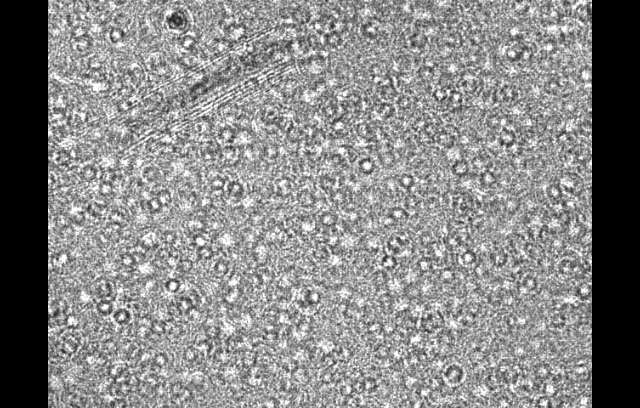
#> input picture Partners Healthcare/D3GUI/data/img/samples/123456_2018.04.25_21.51.48.png, 640 x 408 px; its folder holds only this picture in this run
$ python -i recon.py   (imports and definitions only)   (older library calls are emulated)
#> lines starting #> are read from the running program, lines starting #| are printed output that depends on the picture
import numpy as np
import scipy
import scipy.misc
import scipy.ndimage
import scipy.io
import scipy.interpolate
import skimage
import cv2
import os.path
import skimage.morphology
import time
from scipy.ndimage.filters import uniform_filter


class Reconstruction(object):
    def __init__(self):
        #What does this call to super do, and why is it necessary?
        #super(object).__init__()
        # lambda is the wavelength in meters (i.e. 405nm = UV light)
        self.lmbda = 470e-9
        self.UpsampleFactor = 2
        self.delta2 = 2.2e-6
        self.Dz = 5e-4
        self.Threshold_objsupp = 0.09
        self.NumIteration = 30
        self.std_filter_size = 9
        self.dilation_size = 3
        self.debug = False
        self.min_small_obj_size = 200

    def upsampling(self, data, dx1):
        dx2 = dx1 / (2 ** self.UpsampleFactor)
        x_size = ((2 ** self.UpsampleFactor) * data.shape[0]) - (2 ** (self.UpsampleFactor) - 1)
        y_size = ((2 ** self.UpsampleFactor) * data.shape[1]) - (2 ** (self.UpsampleFactor) - 1)
        data = data.astype("float32")
        upsampled = scipy.ndimage.zoom(data, [x_size / data.shape[0], y_size / data.shape[1]], order=3)
        self.debug_save_mat(upsampled, 'upsampledPy')
        return upsampled, dx2

    def ft2(self, g, delta):
        return np.fft.fftshift(np.fft.fft2((np.fft.fftshift(g)))) * delta ** 2

    def ift2(self, G, dfx, dfy):
        Nx, Ny = np.shape(G)
        return np.fft.ifftshift(np.fft.ifft2(np.fft.ifftshift(G))) * Nx * Ny * dfx * dfy

    # [11 lines left out: function debug_save_mat, not called in this run]

    def compute(self, data):
        d2 = self.delta2
        ft2 = self.ft2
        ift2 = self.ift2
        mul = np.multiply
        k = 2 * np.pi / self.lmbda
        subNormAmp = np.sqrt(data)
        # delta_prev = d2

        if self.UpsampleFactor > 0:
            subNormAmp, d2 = self.upsampling(subNormAmp, self.delta2)

        self.debug_save_mat(subNormAmp, 'subNormAmpPy')

        Nx, Ny = np.shape(subNormAmp)
        delta1 = d2

        dfx = 1 / (Nx * d2)
        dfy = 1 / (Ny * d2)

        fx, fy = np.meshgrid(np.arange(-Ny / 2, Ny / 2, 1) * dfy,
                             np.arange(-Nx / 2, Nx / 2, 1) * dfx)
        #print(1 - self.lmbda ** 2 * fx ** 2 - self.lmbda ** 2 * fy ** 2)
        Gbp = np.exp((1j * k * self.Dz) * np.sqrt(1 - self.lmbda ** 2 * fx ** 2 - self.lmbda ** 2 * fy ** 2))
        Gfp = np.exp((-1j * k * self.Dz) * np.sqrt(1 - self.lmbda ** 2 * fx ** 2 - self.lmbda ** 2 * fy ** 2))

        self.debug_save_mat(Gbp, 'GbpPy')
        Input = subNormAmp

        F2 = ft2(Input, d2)
        Recon1 = ift2(mul(F2, Gbp), dfx, dfy)

        # np.abs(np.real(Recon1))
        support = self.window_stdev(mul(np.abs(Recon1), np.cos(np.angle(Recon1))), self.std_filter_size / 2)
        self.debug_save_mat(support, 'supportStdPy' + str(self.std_filter_size))

        support = np.where(support > self.Threshold_objsupp, 1, 0)
        self.debug_save_mat(support, 'supportThresholdPy')

        support = scipy.ndimage.binary_dilation(support, structure=skimage.morphology.disk(self.dilation_size))
        self.debug_save_mat(support, 'supportDilatePy')

        # bFill = time.time()

        # corresponds to imfill(support,'holes');
        support = scipy.ndimage.binary_fill_holes(support)
        self.debug_save_mat(support, 'supportFillHoles')
        # bRemove = time.time()

        # corresponds to imfill bwareaopen(support,300)
        skimage.morphology.remove_small_objects(support, min_size=self.min_small_obj_size, connectivity=2,
                                                in_place=True)
        self.debug_save_mat(support, 'supportRemoveSmallObj')
        """supportVis = support.astype('float32')
        supportVis*=255
        supportVis = supportVis.astype('uint8')
        cv2.imshow("support",supportVis)
        cv2.waitKey(0)
        cv2.destroyAllWindows()
        cv2.imwrite("object_support.png",supportVis)"""

        # after = time.time()
        # print("Fill Time:  {:.2f}s -- Remove Small Objects Time:  {:.2f}s".format(after - bFill, after - bRemove))
        for k in range(self.NumIteration):
            #t1 = time.time()
            Constraint = np.where(support == 1, np.abs(Recon1), 1)
            Constraint = np.where(np.abs(Recon1) > 1, 1, Constraint)
            Recon1_update = mul(Constraint, np.exp(1j * np.angle(Recon1)))

            F1 = ft2(Recon1_update, delta1)

            Output = ift2(mul(F1, Gfp), dfx, dfy)

            Input = mul(subNormAmp, np.exp(1j * np.angle(Output)))

            F2 = ft2(Input, d2)

            Recon1 = ift2(mul(F2, Gbp), dfx, dfy)
            if k%10==0 and k<0:
                regionMag = np.abs(Recon1)
                regionMag *= 255. / np.max(regionMag)
                regionMag = regionMag.astype('uint8')
                cv2.imshow("Recon Image", regionMag)
                cv2.waitKey(0)
                cv2.destroyAllWindows()
            """print("Completing Iteration {0} of {1}  -  {2:.2f}%".format(k, self.NumIteration,
                                                                        100. * k / self.NumIteration),
                                                                         " -  Time: {:.2f}s".format(time.time() - t1))
            """
        F2 = ft2(Input, d2)
        ReconImage = ift2(mul(F2, Gbp), dfx, dfy)


        return ReconImage,support

    # [39 lines left out: functions process, window_stdev, hough_circle_transform, not called in this run]


# Usage


# change parameters if needed
# recon.lmbda = 625e-9
# recon.delta = 2.2e-6
#recon.debug = True
#t/1 = time.time()

#recon = Reconstruction()
"""dir = "../images"
for file in os.listdir(dir):
    if ".png" in file:
        fileName = ''.join([dir, "/",file])
        refName = ''.join([dir, '/',file])
        result, support = recon.process(fileName, refName)
        cv2.imshow("recon",np.abs(result))
        cv2.moveWindow("recon",300,200)
        cv2.waitKey(0)
        cv2.destroyAllWindows()
        print("Reconstruction runs in:", time.time() - t1, "seconds")
fileName = "../images/current samples/snapshot/image_snapshot.png"
refName = "../images/current samples/snapshot/ref_snapshot.png"
result = recon.process(fileName, refName)
cv2.imshow("recon",np.abs(result))
cv2.moveWindow("recon",300,200)
cv2.waitKey(0)
cv2.destroyAllWindows()
scipy.misc.imsave('output.png', np.abs(result))"""

>>> import cv2
>>> picture = cv2.imread('../../../../D3GUI/data/img/samples/123456_2018.04.25_21.51.48.png')
#> picture is the input picture: shape (408, 640, 3); min 0, max 255, mean 134.6
>>> result = Reconstruction().compute(picture)
#> in compute, `subNormAmp = np.sqrt(data)`:
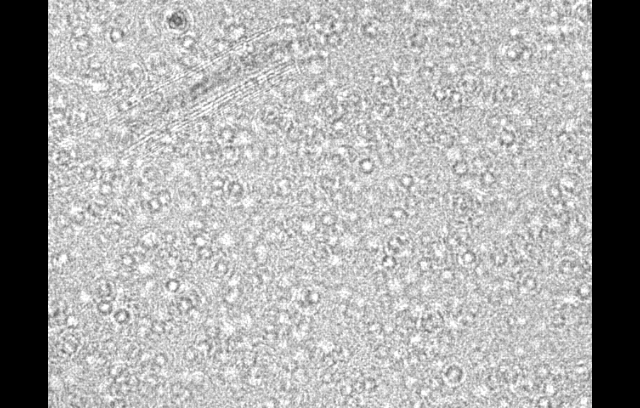
#> subNormAmp: shape (408, 640, 3) float16; min 0, max 15.97, mean 10.61; drawn with min black and max white
#> (the run stopped early here; a loop or call above may not have finished)
